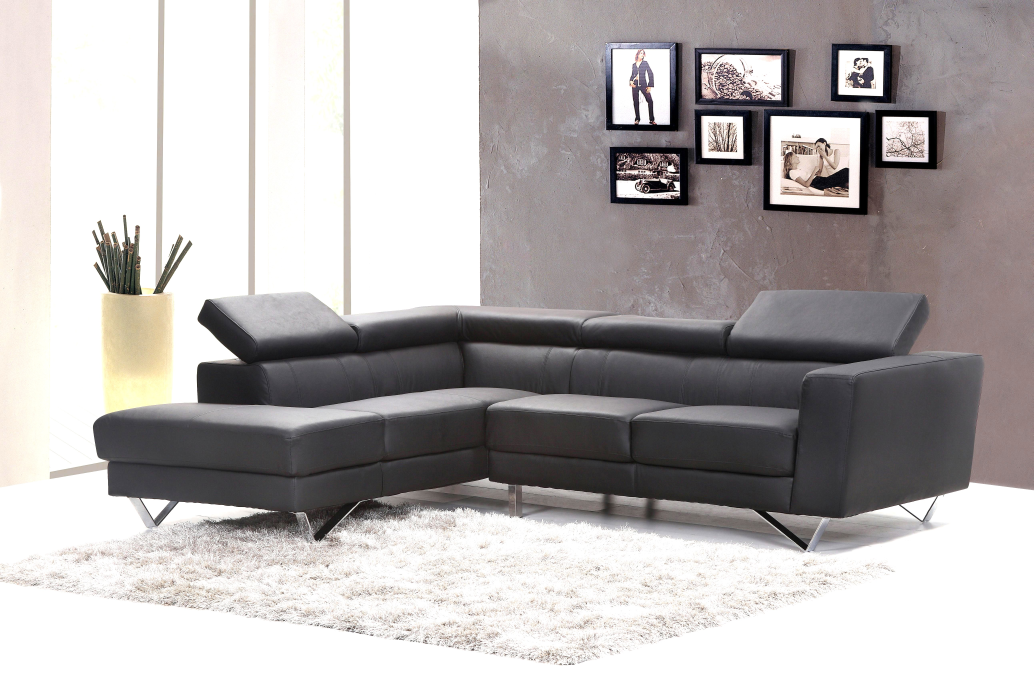
#> input picture Q4/hdr_high.jpg, 5166 x 3366 px, found by its file name (shown at 1/5 size)
$ python hdr.py
#> lines starting #> are read from the running program, lines starting #| are printed output that depends on the picture
import numpy as np
import imageio.v2 as imageio
from PIL import Image
# Resize all images
def resize_all(imgs):
    h, w = imgs[0].shape[:2]
    return [np.array(Image.fromarray(im).resize((w, h))) if im.shape[:2] != (h, w) else im for im in imgs]
# Debevec gsolve
def gsolve(Z, B, lam=100):
    n = 256
    P, N = Z.shape
    w = np.array([min(z, 255 - z) for z in range(256)])
    A = np.zeros((P*N + n + 1, n + P))
    b = np.zeros(P*N + n + 1)
    k = 0
    for i in range(P):
        for j in range(N):
            z = Z[i, j]
            A[k, z] = w[z]
            A[k, n+i] = -w[z]
            b[k] = w[z] * B[j]
            k += 1
    A[k, 128] = 1; k += 1
    for z in range(1, n-1):
        A[k, z-1:z+2] = lam * w[z] * np.array([1, -2, 1])
        k += 1
    x, *_ = np.linalg.lstsq(A, b, rcond=None)
    return x[:n]
# Build HDR radiance map
def build_hdr(imgs, log_t, lam=100, samples=100):
    H, W = imgs[0].shape[:2]
    N = len(imgs)
    ys = np.random.randint(0, H, samples)
    xs = np.random.randint(0, W, samples)
    Z = lambda c: np.stack([im[ys, xs, c] for im in imgs], axis=1)
    gR, gG, gB = gsolve(Z(0), log_t, lam), gsolve(Z(1), log_t, lam), gsolve(Z(2), log_t, lam)
    w = np.array([min(z, 255-z) for z in range(256)])
    hdr = np.zeros((H, W, 3), float)
    for c, g in enumerate([gR, gG, gB]):
        num = np.zeros((H, W)); den = np.zeros((H, W))
        for j in range(N):
            Zc = imgs[j][:, :, c]
            ww = w[Zc]
            num += ww * (g[Zc] - log_t[j])
            den += ww
        hdr[:, :, c] = np.exp(num / np.maximum(den, 1e-8))
    return hdr
# Reinhard tone mapping
def reinhard(hdr, key=0.18, gamma=1/2.2):
    eps = 1e-6
    L = 0.2126*hdr[:,:,0] + 0.7152*hdr[:,:,1] + 0.0722*hdr[:,:,2]
    L = np.maximum(L, eps)
    Lavg = np.exp(np.mean(np.log(L)))
    Lm = (key / Lavg) * L
    Ld = Lm / (1 + Lm)
    out = hdr * (Ld / L)[:, :, None]
    out /= out.max() + eps
    out **= gamma
    return (out * 255).clip(0, 255).astype(np.uint8)
if __name__ == "__main__":
    files = ["input_imgs/hdr_high.jpg", "input_imgs/hdr_medium.jpg", "input_imgs/hdr_low.jpg"]
    imgs = resize_all([imageio.imread(f) for f in files])
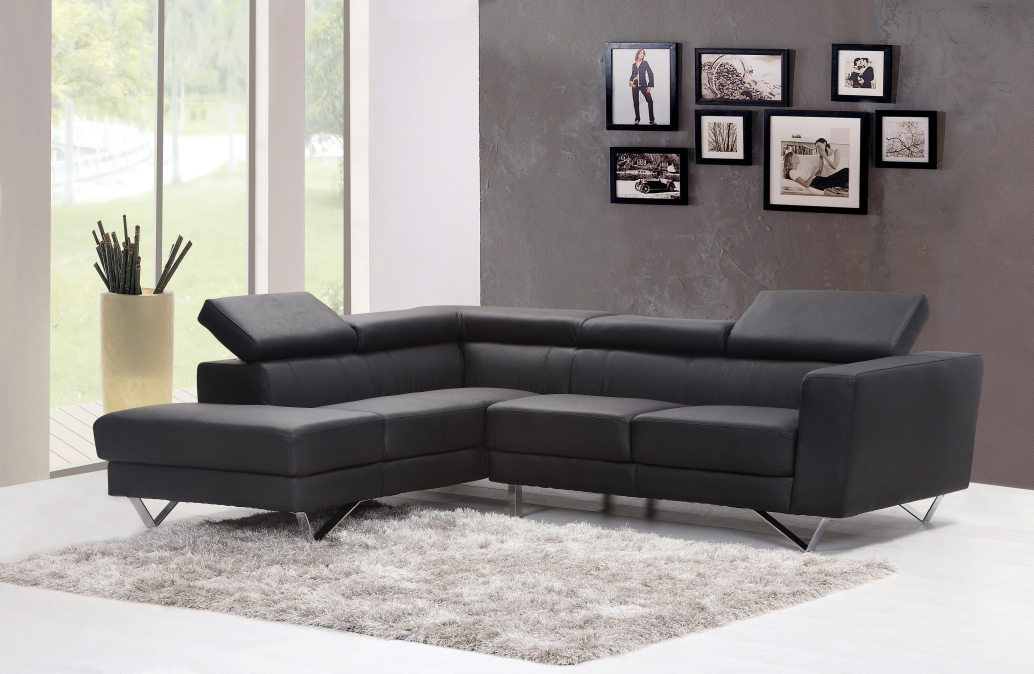
#> input picture Q4/hdr_medium.jpg, 5166 x 3366 px, found by its file name (shown at 1/5 size)
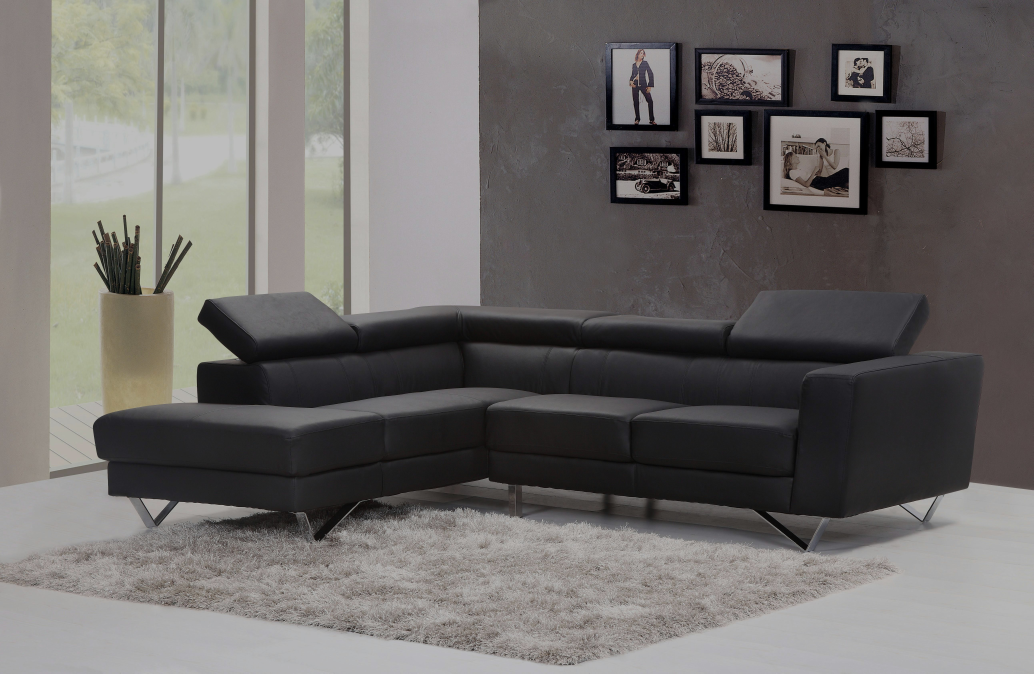
#> input picture Q4/hdr_low.jpg, 5166 x 3366 px, found by its file name (shown at 1/5 size)
#> in resize_all, `h, w = imgs[0].shape[:2]`: h = 3366; w = 5166
#> imgs = 3 items
    t = np.array([1/30, 1/60, 1/125])
    log_t = np.log(t)
    hdr = build_hdr(imgs, log_t)
#> in build_hdr, `N = len(imgs)`: N = 3
#> after the loop in build_hdr, `for c, g in enumerate([gR, gG, gB]):`:
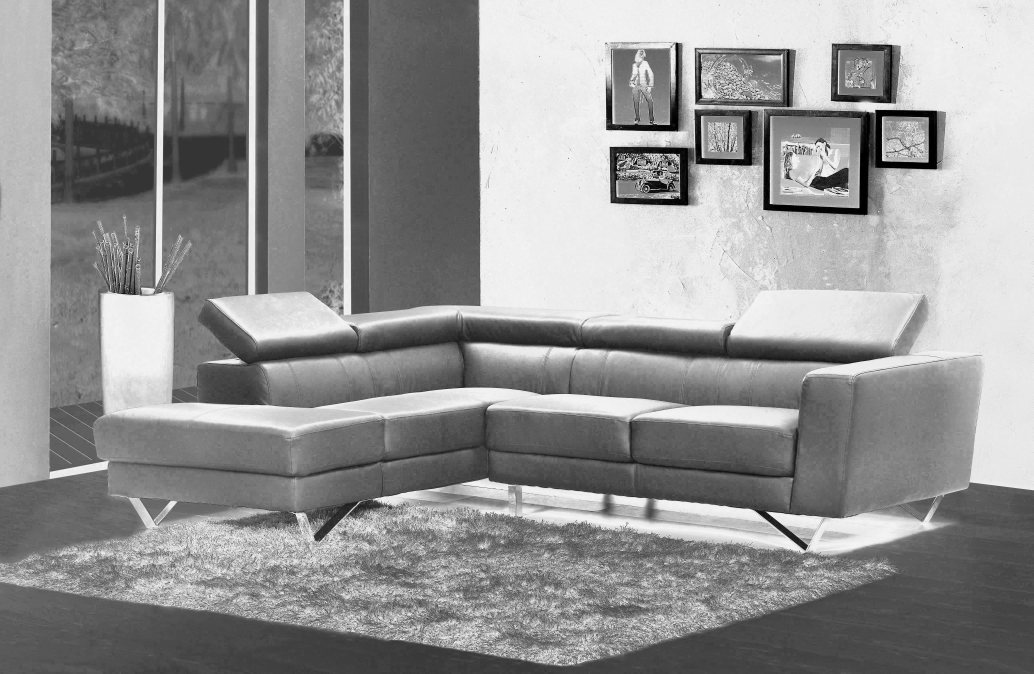
#> den: shape (3366, 5166) float64 (shown at 1/5 size); min 0, max 321, mean 186.1; drawn with min black and max white
#> after the loop in build_hdr, `for c, g in enumerate([gR, gG, gB]):`:
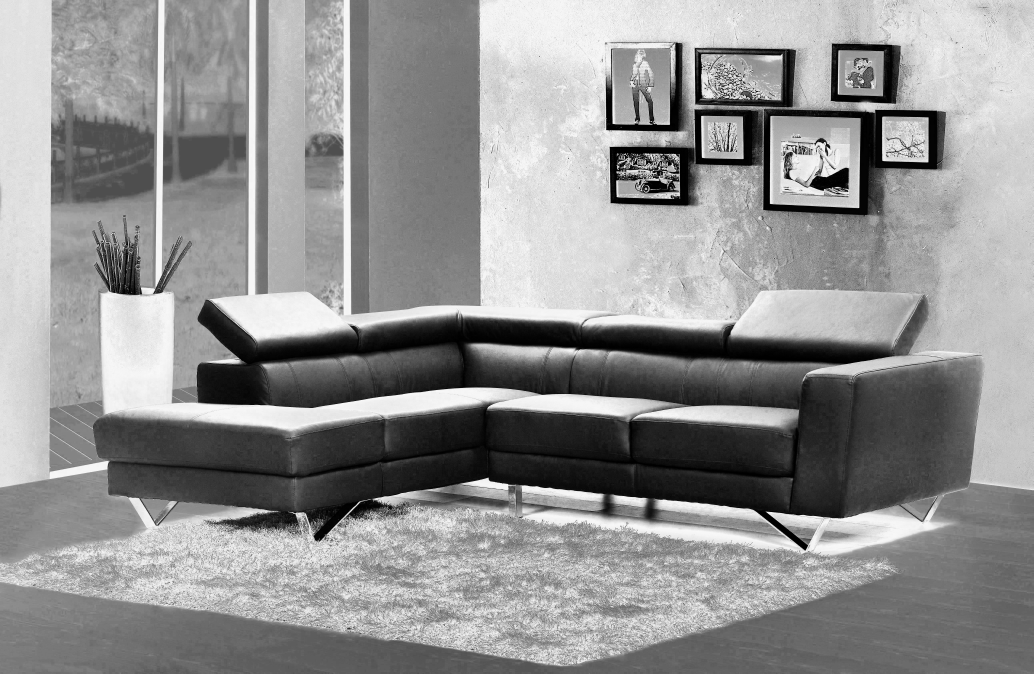
#> num: shape (3366, 5166) float64 (shown at 1/5 size); min -23.7, max 1296.7, mean 731.1; drawn with min black and max white
    ldr = reinhard(hdr)
#> in reinhard, `L = 0.2126*hdr[:,:,0] + 0.7152*hdr[:,:,1] + 0.0722*hdr[:,:,2]`:
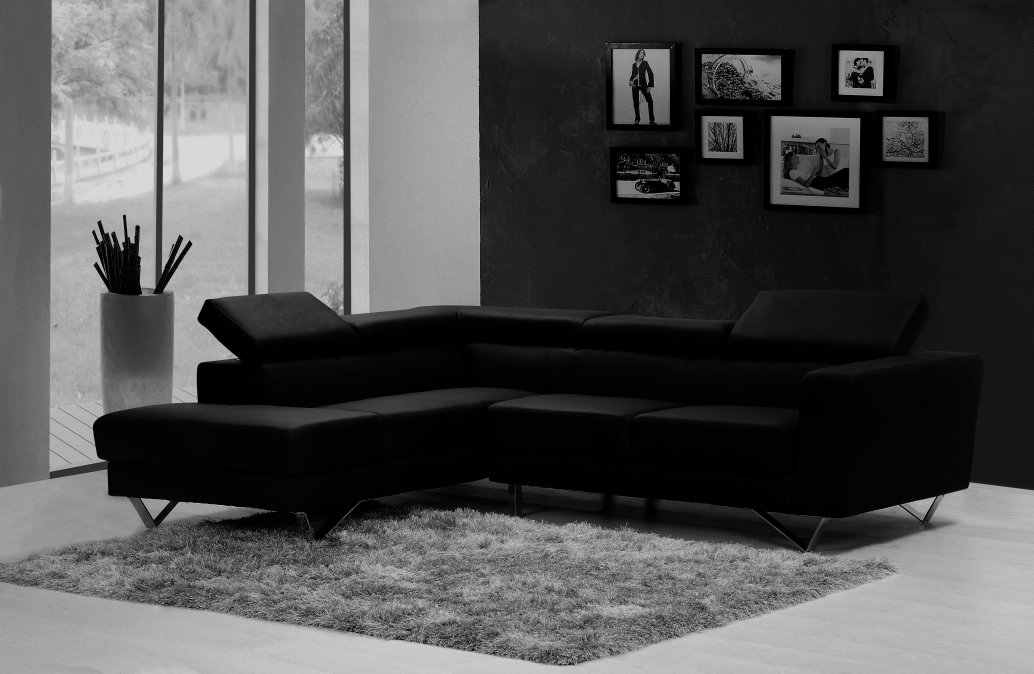
#> L: shape (3366, 5166) float64 (shown at 1/5 size); min 0.132, max 381.3, mean 120.6; drawn with min black and max white
#> in reinhard, `Lavg = np.exp(np.mean(np.log(L)))`: Lavg = 51.87
#> in reinhard, `out **= gamma`:
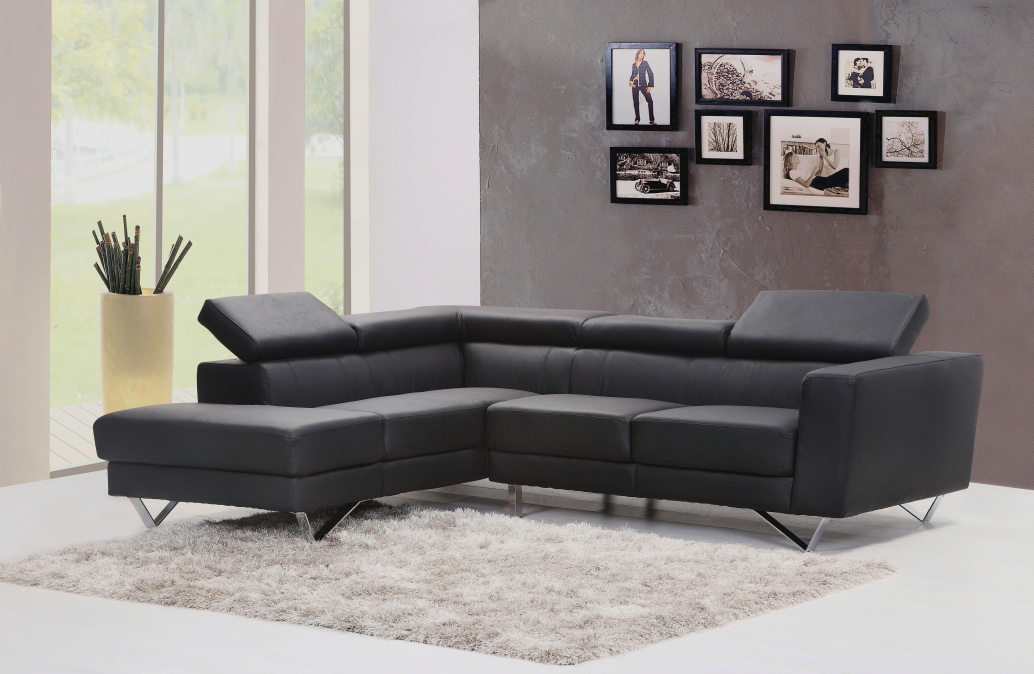
#> out: shape (3366, 5166, 3) float64 (shown at 1/5 size); mean of channels 0, 1, 2 0.581, 0.562, 0.55; drawn as R, G, B
    imageio.imwrite("hdr_out.jpg", ldr)
    print("Saved hdr_out.jpg")
